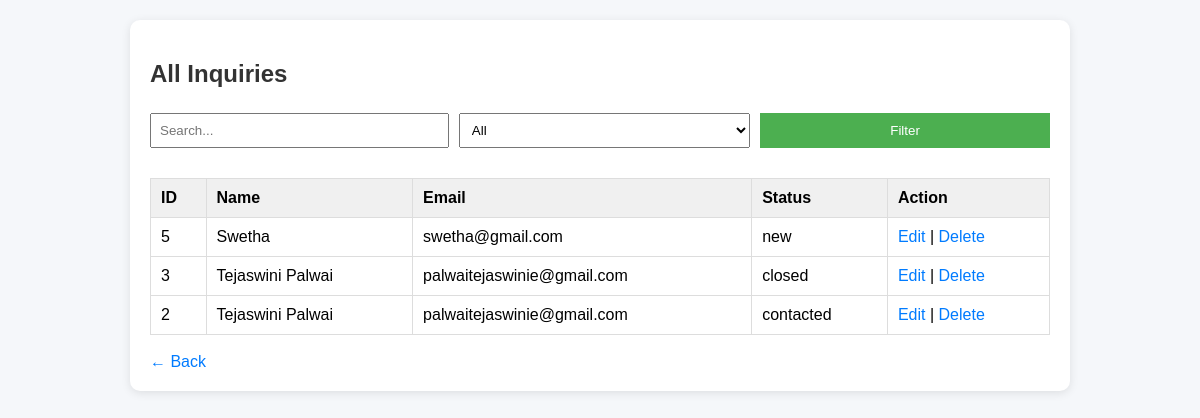
The app's page /admin/inquiries.php (signed in) with its own data.
### tables this page shows
CREATE TABLE `inquiries` (
  `id` int(11) NOT NULL,
  `full_name` varchar(100) DEFAULT NULL,
  `email` varchar(100) DEFAULT NULL,
  `mobile` varchar(15) DEFAULT NULL,
  `city` varchar(50) DEFAULT NULL,
  `service` varchar(100) DEFAULT NULL,
  `message` text DEFAULT NULL,
  `status` enum('new','contacted','closed') DEFAULT 'new',
  `created_at` timestamp NOT NULL DEFAULT current_timestamp()
);

### admin/inquiries.php (the view, shortened to what this page needs)
<?php
    require_once "../config/db.php";
    $search = $_GET['search'] ?? '';
    $sql = "SELECT * FROM inquiries WHERE 1";
    $sql .= " ORDER BY created_at DESC";
    $stmt = $conn->prepare($sql);
    $stmt->execute();
    $inquiries = $stmt->fetchAll(PDO::FETCH_ASSOC);
?>
<!DOCTYPE html>
<html>
<head>
    <link rel="stylesheet" href="../assets/style.css">
</head>
<body>
    <div class="container">
    <h2>All Inquiries</h2>
    <form method="GET" class="form-inline">
        <input type="text" name="search" placeholder="Search..." value="<?php echo $search; ?>">
        <select name="status">
            <option value="">All</option>
        </select>
        <button type="submit">Filter</button>
    </form>
    <table>
    <tr>
        <th>ID</th>
        <th>Name</th>
        <th>Email</th>
        <th>Status</th>
        <th>Action</th>
    </tr>
    <?php foreach ($inquiries as $row): ?>
    <tr>
        <td><?php echo $row['id']; ?></td>
        <td><?php echo $row['full_name']; ?></td>
        <td><?php echo $row['email']; ?></td>
        <td><?php echo $row['status']; ?></td>
        <td>
            <a href="edit-inquiry.php?id=<?php echo $row['id']; ?>">Edit</a> |
            <a href="delete-inquiry.php?id=<?php echo $row['id']; ?>" onclick="return confirm('Delete?')">Delete</a>
        </td>
    </tr>
    <?php endforeach; ?>
    </table>
    <br>
    <a href="dashboard.php">← Back</a>
    </div>
</body>
</html>

### assets/style.css (style rules this page uses)
body { font-family: Arial, sans-serif; background: #f5f7fa; margin: 0; padding: 20px; }
h2 { color: #333; }
.container { background: white; padding: 20px; border-radius: 10px; max-width: 900px; margin: auto; box-shadow: 0 2px 10px rgba(0,0,0,0.1); }
input, select, textarea, button { padding: 8px; margin-top: 5px; margin-bottom: 10px; width: 100%; }
button { background: #4CAF50; color: white; border: none; cursor: pointer; }
table { width: 100%; border-collapse: collapse; margin-top: 20px; }
table, th, td { border: 1px solid #ddd; }
th { background: #f0f0f0; }
td, th { padding: 10px; text-align: left; }
a { text-decoration: none; color: #007bff; }
.form-inline { display: flex; gap: 10px; }

### records on screen
inquiries: id "5", full_name "Swetha", email "swetha@gmail.com", status "new"
inquiries: id "3", full_name "Tejaswini Palwai", email "palwaitejaswinie@gmail.com", status "closed"
inquiries: id "2", full_name "Tejaswini Palwai", email "palwaitejaswinie@gmail.com", status "contacted"
